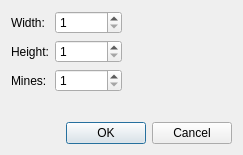
<?xml version="1.0" encoding="UTF-8"?>
<ui version="4.0">
 <class>ConfigureFieldDialog</class>
 <widget class="QDialog" name="ConfigureFieldDialog">
  <property name="geometry">
   <rect>
    <x>0</x>
    <y>0</y>
    <width>243</width>
    <height>155</height>
   </rect>
  </property>
  <property name="windowTitle">
   <string>Configure Field</string>
  </property>
  <layout class="QVBoxLayout" name="verticalLayout">
   <item>
    <layout class="QGridLayout" name="gridLayout">
     <item row="0" column="0">
      <widget class="QLabel" name="label">
       <property name="text">
        <string>Width:</string>
       </property>
      </widget>
     </item>
     <item row="0" column="1">
      <widget class="QSpinBox" name="cols_sb">
       <property name="minimum">
        <number>1</number>
       </property>
       <property name="maximum">
        <number>999999</number>
       </property>
      </widget>
     </item>
     <item row="1" column="0">
      <widget class="QLabel" name="label_2">
       <property name="text">
        <string>Height:</string>
       </property>
      </widget>
     </item>
     <item row="1" column="1">
      <widget class="QSpinBox" name="rows_sb">
       <property name="minimum">
        <number>1</number>
       </property>
       <property name="maximum">
        <number>999999</number>
       </property>
      </widget>
     </item>
     <item row="1" column="2">
      <spacer name="horizontalSpacer">
       <property name="orientation">
        <enum>Qt::Horizontal</enum>
       </property>
       <property name="sizeHint" stdset="0">
        <size>
         <width>40</width>
         <height>20</height>
        </size>
       </property>
      </spacer>
     </item>
     <item row="2" column="0">
      <widget class="QLabel" name="label_3">
       <property name="text">
        <string>Mines:</string>
       </property>
      </widget>
     </item>
     <item row="2" column="1">
      <widget class="QSpinBox" name="mines_sb">
       <property name="minimum">
        <number>1</number>
       </property>
       <property name="maximum">
        <number>999999</number>
       </property>
      </widget>
     </item>
    </layout>
   </item>
   <item>
    <spacer name="verticalSpacer">
     <property name="orientation">
      <enum>Qt::Vertical</enum>
     </property>
     <property name="sizeHint" stdset="0">
      <size>
       <width>20</width>
       <height>2</height>
      </size>
     </property>
    </spacer>
   </item>
   <item>
    <widget class="QDialogButtonBox" name="buttonBox">
     <property name="orientation">
      <enum>Qt::Horizontal</enum>
     </property>
     <property name="standardButtons">
      <set>QDialogButtonBox::Cancel|QDialogButtonBox::Ok</set>
     </property>
    </widget>
   </item>
  </layout>
 </widget>
 <resources/>
 <connections>
  <connection>
   <sender>buttonBox</sender>
   <signal>accepted()</signal>
   <receiver>ConfigureFieldDialog</receiver>
   <slot>accept()</slot>
   <hints>
    <hint type="sourcelabel">
     <x>248</x>
     <y>254</y>
    </hint>
    <hint type="destinationlabel">
     <x>157</x>
     <y>274</y>
    </hint>
   </hints>
  </connection>
  <connection>
   <sender>buttonBox</sender>
   <signal>rejected()</signal>
   <receiver>ConfigureFieldDialog</receiver>
   <slot>reject()</slot>
   <hints>
    <hint type="sourcelabel">
     <x>316</x>
     <y>260</y>
    </hint>
    <hint type="destinationlabel">
     <x>286</x>
     <y>274</y>
    </hint>
   </hints>
  </connection>
 </connections>
</ui>
